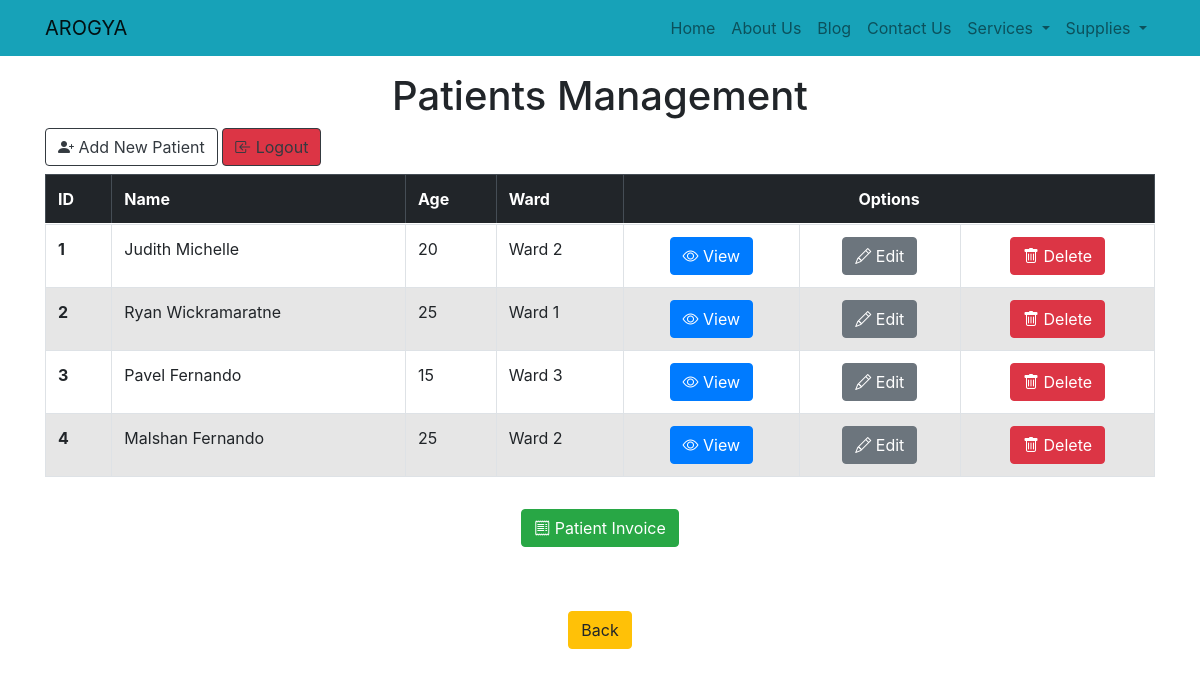
Page /Page_Files/Patients.php (signed in) on the committed database.
### tables this page shows
CREATE TABLE IF NOT EXISTS `patient` (
  `id` int(10) NOT NULL AUTO_INCREMENT,
  `p_card` varchar(50) NOT NULL,
  `p_f_name` varchar(50) NOT NULL,
  `p_l_name` varchar(50) NOT NULL,
  `p_address` varchar(50) NOT NULL,
  `p_mobile` varchar(50) NOT NULL,
  `p_gender` varchar(20) NOT NULL,
  `p_age` int(10) NOT NULL,
  `p_admit` varchar(10) NOT NULL,
  `p_history` varchar(255) NOT NULL,
  PRIMARY KEY (`id`)
);

### Page_Files/Patients.php (the view, shortened to what this page needs)
<?php include "../header.php"?>
<nav class="navbar       navbar-light    bg-info        navbar-expand-sm    fixed-top">
     <div class="container">
          <a href="#" class="navbar-brand" > AROGYA </a>
          <div class="collapse          navbar-collapse"    id="navbarNavDropdown">  <! –– Nav Bar can collapse like a drop down button ––>
               <ul class="navbar-nav    ms-auto">
                    <li class="nav-item">         <a href="Details_Pages/Home.php"    class="nav-link"> Home </a>            </li>
                    <li class="nav-item">         <a href="Details_Pages/About.php"   class="nav-link"> About Us </a>        </li>
                    <li class="nav-item">         <a href="Details_Pages/Blog.php"    class="nav-link"> Blog </a>            </li>
                    <li class="nav-item">         <a href="Details_Pages/Contact.php" class="nav-link"> Contact Us </a>      </li>
                    <li class="nav-item dropdown">
                      <a class="nav-link dropdown-toggle" href="#" id="navbarDropdownMenuLink" data-toggle="dropdown" >     Services       </a>
                    </li>
                    <li class="nav-item dropdown">
                      <a class="nav-link dropdown-toggle" href="#" id="navbarDropdownMenuLink" data-toggle="dropdown" >     Supplies       </a>
                    </li>
                </ul>
          </div>
     </div>
</nav>
<br><br><br>
  <div class="container">
    <h1 class="text-center" >Patients Management</h1>
      <a href="Functions_Patients/Create_Patient.php" class='btn btn-outline-dark mb-2'> <i class="bi bi-person-plus-fill"></i> Add New Patient</a>
      <?php
      echo "<a href='../Logout_Function.php?logout' class='btn btn-danger btn-outline-dark mb-2'> <i class='bi bi-box-arrow-in-left'></i> Logout</a>"
      ?>
    <table class="table table-striped table-bordered table-hover">
      <thead class="table-dark">
        <tr>
          <th  scope="col">ID</th>
          <th  scope="col">Name</th>
          <th  scope="col">Age</th>
          <th  scope="col">Ward</th>
          <th  scope="col" colspan="3" class="text-center">Options</th>
        </tr>
      </thead>
      <tbody>
        <tr>
          <?php
            $query="SELECT * FROM patient";
            $view_users= mysqli_query($conn,$query);
            while($row= mysqli_fetch_assoc($view_users))
            {
              $id = $row['id'];
              $pidc = $row['p_card'];
              $pfname = $row['p_f_name'];
              $plname = $row['p_l_name'];
              $page = $row['p_age'];
              $pward = $row['p_admit'];
              echo "<tr >";
              echo " <th scope='row' >{$pidc}</th>";
              echo " <td > {$pfname} {$plname}</td>";
              echo " <td > {$page}</td>";
              echo " <td >{$pward} </td>";
              echo " <td class='text-center'> <a href='Functions_Patients/View_Patient.php?user_id={$id}' class='btn btn-primary'> <i class='bi bi-eye'></i> View</a> </td>";
              echo " <td class='text-center' > <a href='Functions_Patients/Edit_Patient.php?edit&user_id={$id}' class='btn btn-secondary'><i class='bi bi-pencil'></i> Edit</a> </td>";
              echo " <td  class='text-center'>  <a href='Functions_Patients/Delete_Patient.php?delete={$id}' class='btn btn-danger'> <i class='bi bi-trash'></i> Delete</a> </td>";
              echo " </tr> ";
            }
          ?>
        </tr>
      </tbody>
    </table>
  </div>
  <div class="row">
    <div class="col text-center">
      <button class="btn  btn-success      bi bi-receipt   btn-center mt-3"  data-toggle="modal"   data-target="#invoice"> Patient Invoice </button>
    </div>
  </div>
<div class="container text-center mt-3">
      <a href="Details_Pages/Home.php" class="btn btn-warning mt-5"> Back </a>

### rows in the picture
patient: p_card "1", p_f_name "Judith", p_l_name "Michelle", p_age "20", p_admit "Ward 2"
patient: p_card "2", p_f_name "Ryan", p_l_name "Wickramaratne", p_age "25", p_admit "Ward 1"
patient: p_card "3", p_f_name "Pavel", p_l_name "Fernando", p_age "15", p_admit "Ward 3"
patient: p_card "4", p_f_name "Malshan", p_l_name "Fernando", p_age "25", p_admit "Ward 2"
